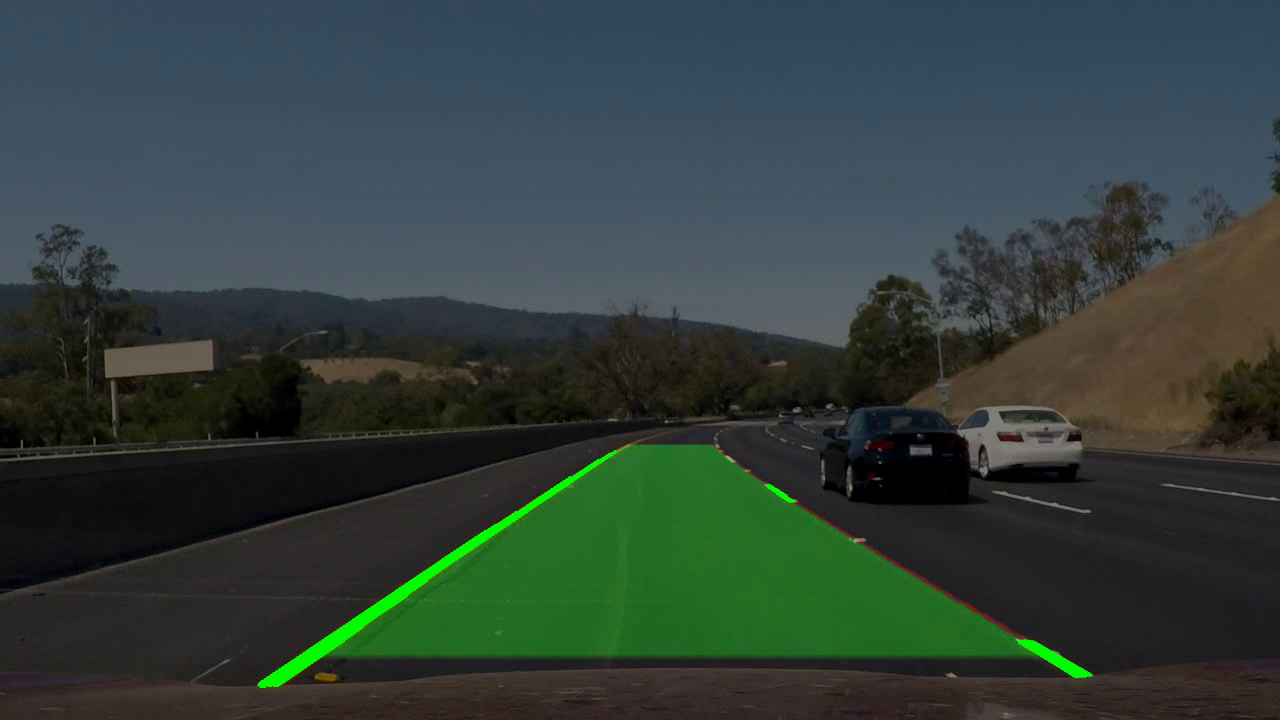
#> input picture frame 2 of Predict Turn.avi, 1280 x 720 px, given in place of challenge.mp4, which was not available
$ python Problem3.py
#> lines starting #> are read from the running program, lines starting #| are printed output that depends on the picture; after the words box and inside, x2 and y2 are one past the last pixel; in counts of white or black regions, pixels touching at a corner belong together; pictures that were not available may be replaced by others from this repository, and a replacement may not be noted
#> further down, frame is the input picture: shape (720, 1280, 3); mean B, G, R 58.9, 63.4, 49.8
### code/filters.py
import cv2 as cv
import numpy as np
import math
GRADIENT_THRESH = (60, 150)
S_CHANNEL_THRESH = (180, 255)
L_CHANNEL_THRESH = (180, 255)
B_CHANNEL_THRESH = (150, 200)
L2_CHANNEL_THRESH = (225, 255)
####    Functions
# [44 lines left out: functions seperate_hls, seperate_lab, seperate_luv, binary_threshold_lab_luv, binary_threshold_hls, gradient_threshold, not called in this run]

def filter_colors(image):
	# Filter white pixels
	white_threshold = 220
	lower_white = np.array([white_threshold, white_threshold, white_threshold])
	upper_white = np.array([255, 255, 255])
	white_mask = cv.inRange(image, lower_white, upper_white)
#> white_mask: shape (720, 1280); every value is 0
	white_image = cv.bitwise_and(image, image, mask=white_mask)
#> white_image: shape (720, 1280, 3); every value is 0
	# Filter yellow pixels
	hsv = cv.cvtColor(image, cv.COLOR_BGR2HSV)
#> hsv: shape (720, 1280, 3); mean H, S, V 74.2, 83.4, 71.8
	lower_yellow = np.array([10,90,80])
	upper_yellow = np.array([110,255,255])
	yellow_mask = cv.inRange(hsv, lower_yellow, upper_yellow)
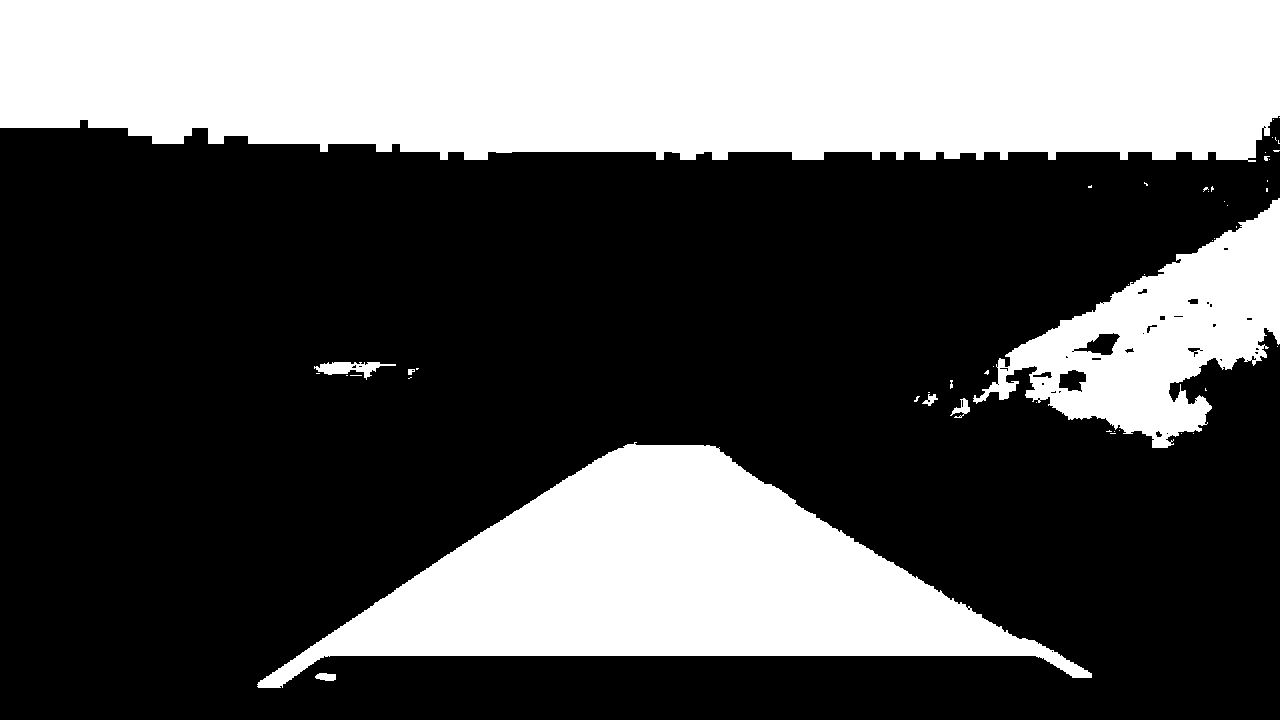
#> yellow_mask: shape (720, 1280); 34% white; 50 white regions (40 under 20 px), largest, box (x1, y1, x2, y2) and area: (0, 0, 1280, 162) 190329, (257, 442, 1092, 688) 89926, (973, 198, 1280, 448) 32117
	yellow_image = cv.bitwise_and(image, image, mask=yellow_mask)
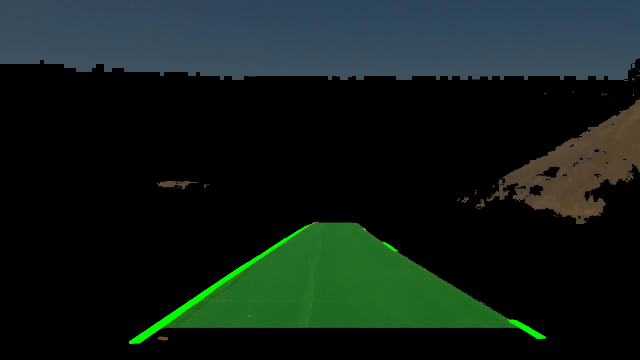
#> yellow_image: shape (720, 1280, 3) (shown at 1/2 size); mean B, G, R 24.4, 29.6, 17.6
	# Combine the two above images
	image2 = cv.addWeighted(white_image, 1., yellow_image, 1., 0.)
	return image2

### code/Problem3.py

import cv2 as cv
import numpy as np
import math

from filters import *

pre_left_x = None
pre_right_y = None
video = cv.VideoCapture("/home/kb2205/Desktop/ENPM 673/PROJECT 2/balase22_project2/input/challenge.mp4")

fourcc = cv.VideoWriter_fourcc(*'XVID')
out = cv.VideoWriter('Predict Turn.avi', fourcc, 40.0, (1280,720))
while True:
    isTrue,frame = video.read()
    kframe = frame.copy()
    Fframe = frame.copy()
    filter = filter_colors(frame)

    gray = cv.cvtColor(filter , cv.COLOR_BGR2GRAY)
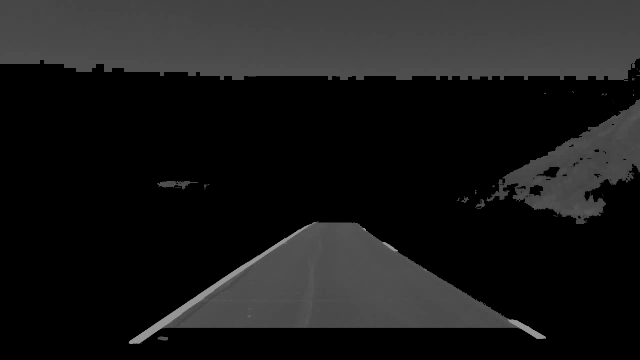
#> gray: shape (720, 1280) (shown at 1/2 size); min 0, max 165, mean 25.4
    poly = gray.copy()
    internal_poly = np.array( [[[0,720],[200,700],[600,400],[780,420],[1240,710],[1280,720],[1280,0],[0,0]]],dtype=np.int32)
    cv.fillPoly( poly , internal_poly, (0,0,0) )
    blur =  cv.GaussianBlur(poly,(3,3),cv.BORDER_DEFAULT)
    retval,threshed = cv.threshold(blur,150,250,cv.THRESH_BINARY)
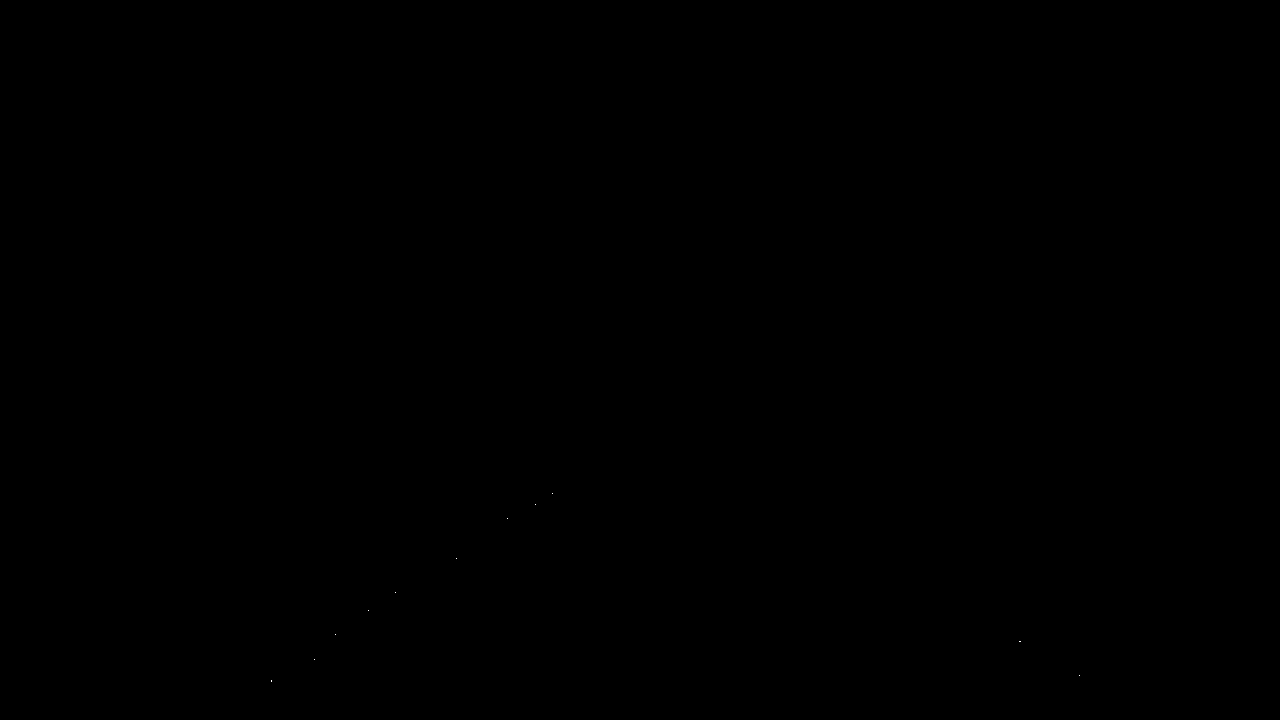
#> threshed: shape (720, 1280); values 0 (black) and 250 (white), 0% white in thin lines or dots, all inside (x1, y1, x2, y2) = (271, 493, 1080, 682)
    cv.imshow("blur",blur)
    cv.imshow("threshed",threshed)

    lines = cv.HoughLinesP(threshed,1,np.pi/180,threshold=50,minLineLength=1,maxLineGap=2)
#> lines = None

    # Iterate over points
#> (the run stopped early here; a loop or call above may not have finished)

$ run again, starting later in the video
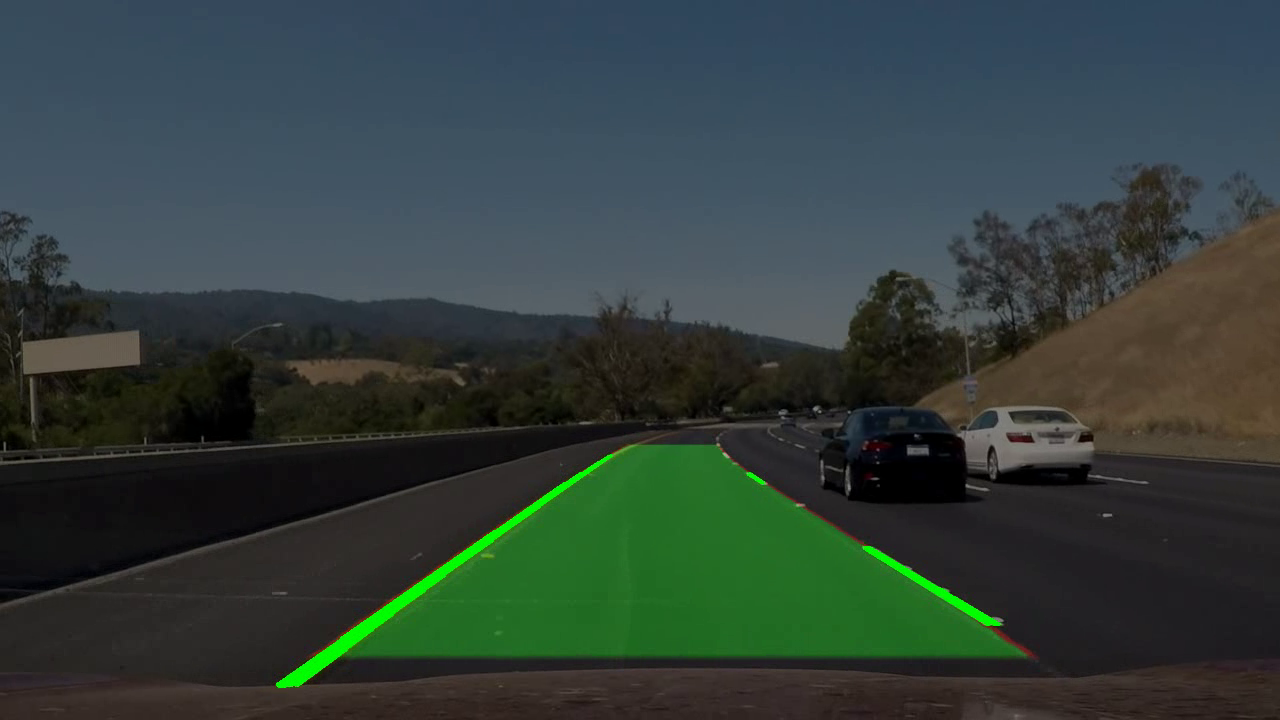
#> input picture frame 10 of Predict Turn.avi, 1280 x 720 px, given in place of challenge.mp4, which was not available
#> frame is the input picture: shape (720, 1280, 3); mean B, G, R 59.1, 63.5, 50.3
#> white_mask: shape (720, 1280); every value is 0
#> white_image: shape (720, 1280, 3); every value is 0
#> hsv: shape (720, 1280, 3); mean H, S, V 74.2, 81.8, 71.8
#> in filter_colors, `yellow_mask = cv.inRange(hsv, lower_yellow, upper_yellow)`:
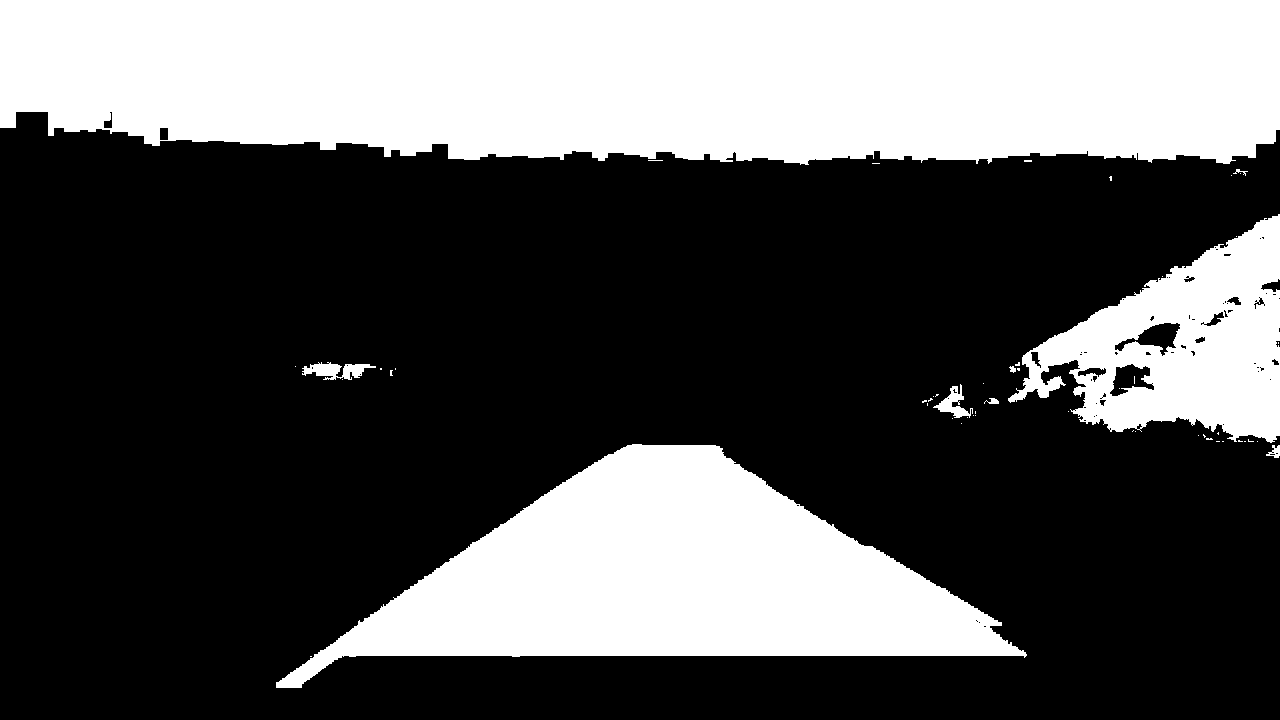
#> yellow_mask: shape (720, 1280); 34.1% white; 53 white regions (44 under 20 px), largest, box (x1, y1, x2, y2) and area: (0, 0, 1280, 165) 193147, (276, 444, 1027, 688) 87496, (1008, 214, 1280, 443) 31950
#> `cv.fillPoly( poly , internal_poly, (0,0,0) )`:
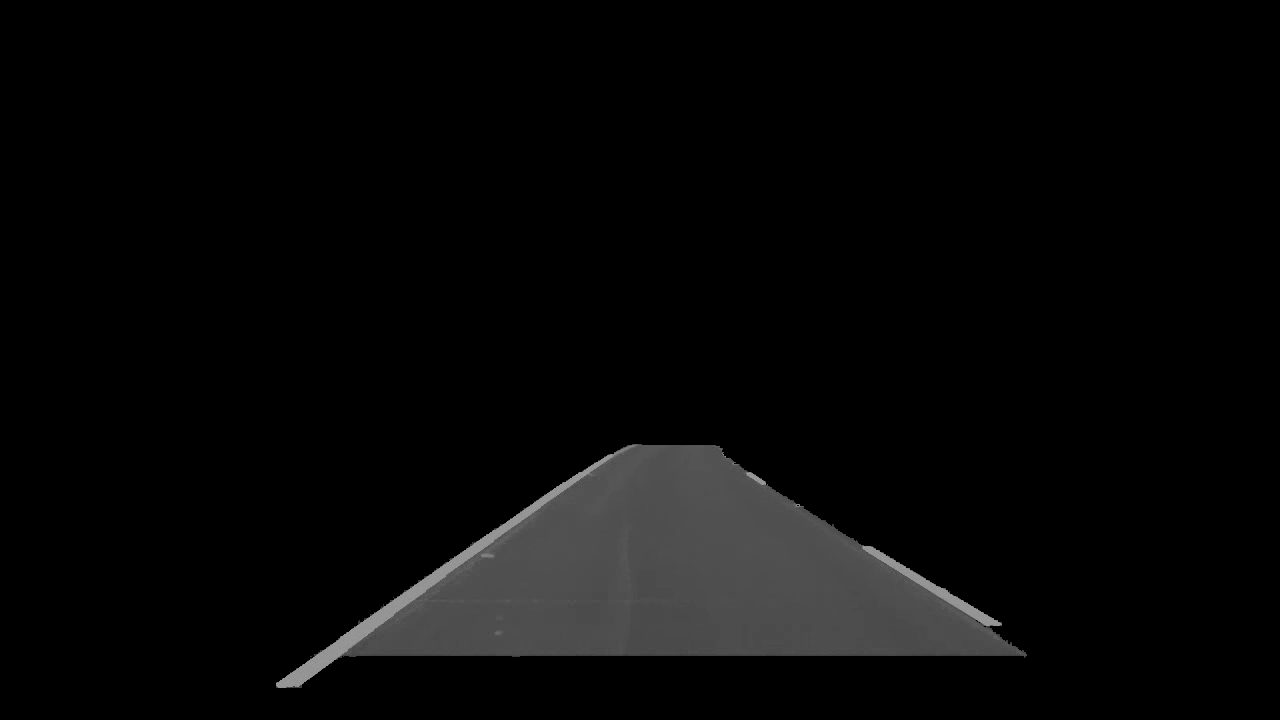
#> poly: shape (720, 1280); min 0, max 164, mean 7.9
#> threshed: shape (720, 1280); values 0 (black) and 250 (white), 0% white in thin lines or dots, all inside (x1, y1, x2, y2) = (345, 464, 597, 637)
#> lines = None

$ run again, starting later in the video
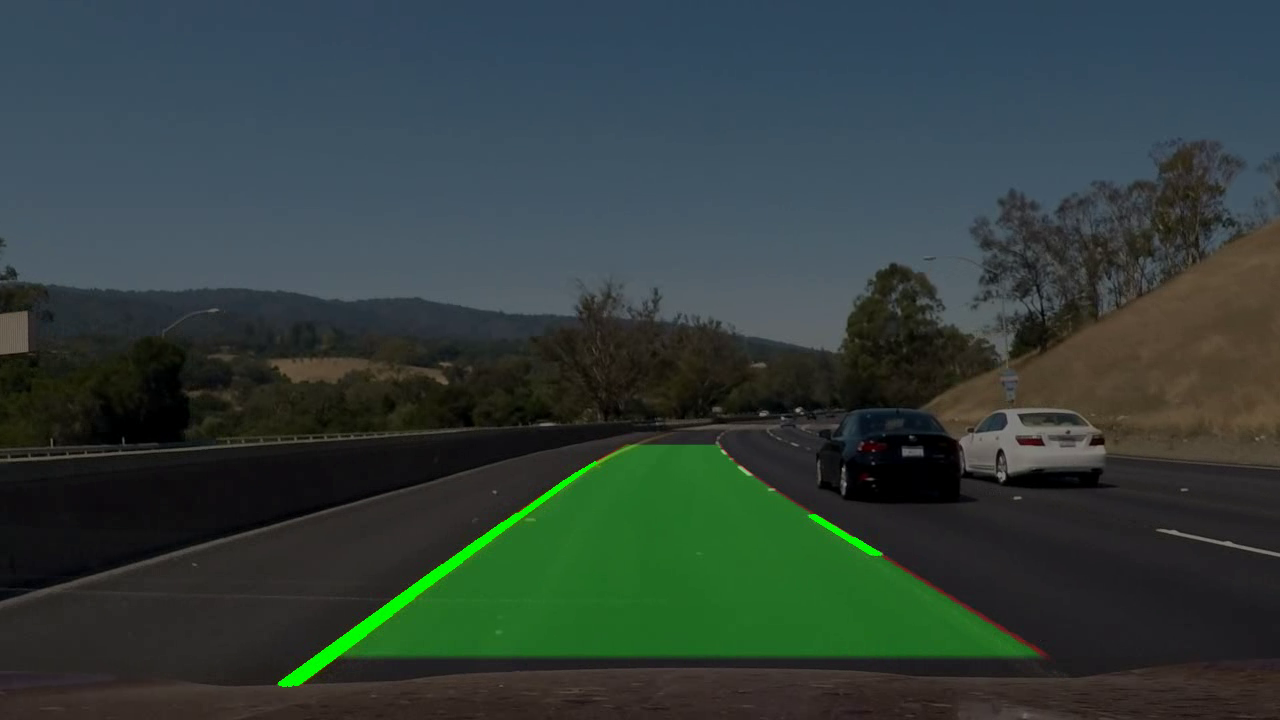
#> input picture frame 19 of Predict Turn.avi, 1280 x 720 px, given in place of challenge.mp4, which was not available
#> frame is the input picture: shape (720, 1280, 3); mean B, G, R 58.6, 62.9, 49.2
#> white_mask: shape (720, 1280); every value is 0
#> white_image: shape (720, 1280, 3); every value is 0
#> hsv: shape (720, 1280, 3); mean H, S, V 73.5, 83.1, 70.9
#> in filter_colors, `yellow_mask = cv.inRange(hsv, lower_yellow, upper_yellow)`:
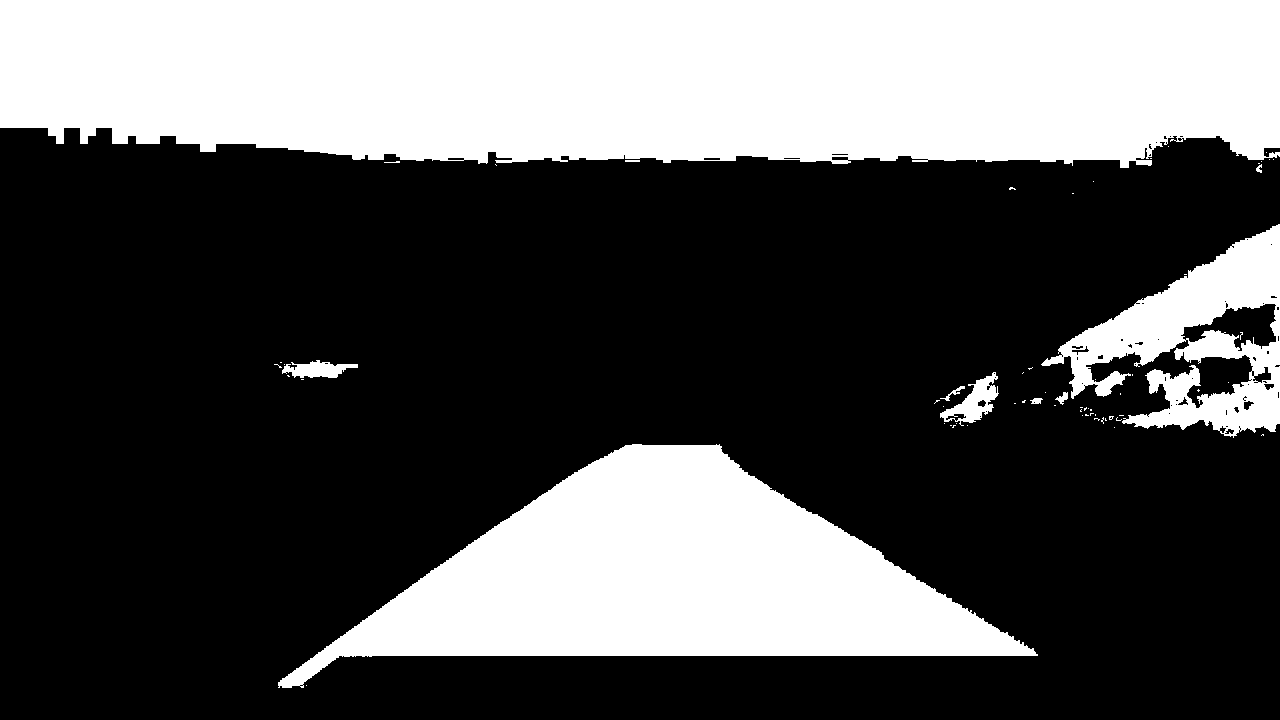
#> yellow_mask: shape (720, 1280); 33.4% white; 65 white regions (54 under 20 px), largest, box (x1, y1, x2, y2) and area: (0, 0, 1280, 168) 196502, (278, 444, 1038, 688) 87492, (1041, 224, 1280, 438) 21136
#> `cv.fillPoly( poly , internal_poly, (0,0,0) )`:
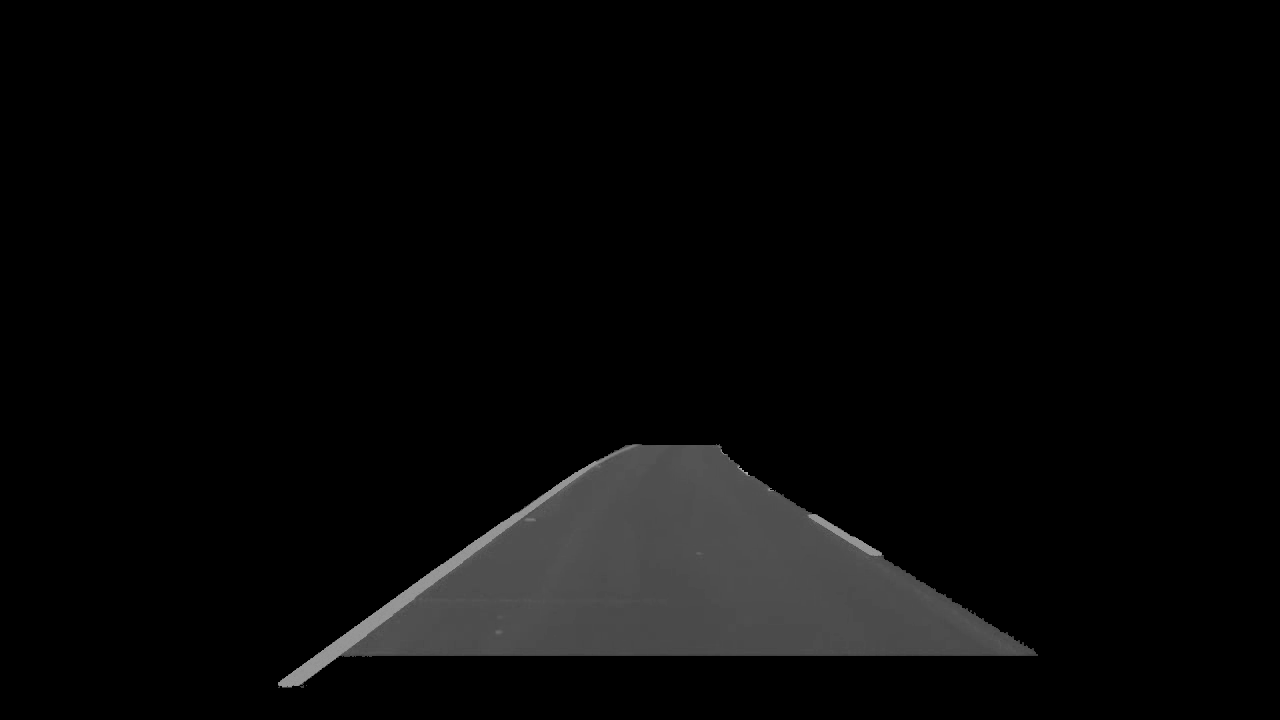
#> poly: shape (720, 1280); min 0, max 175, mean 7.8
#> threshed: shape (720, 1280); values 0 (black) and 250 (white), 0% white in thin lines or dots, all inside (x1, y1, x2, y2) = (399, 473, 836, 606)
#> lines = None
